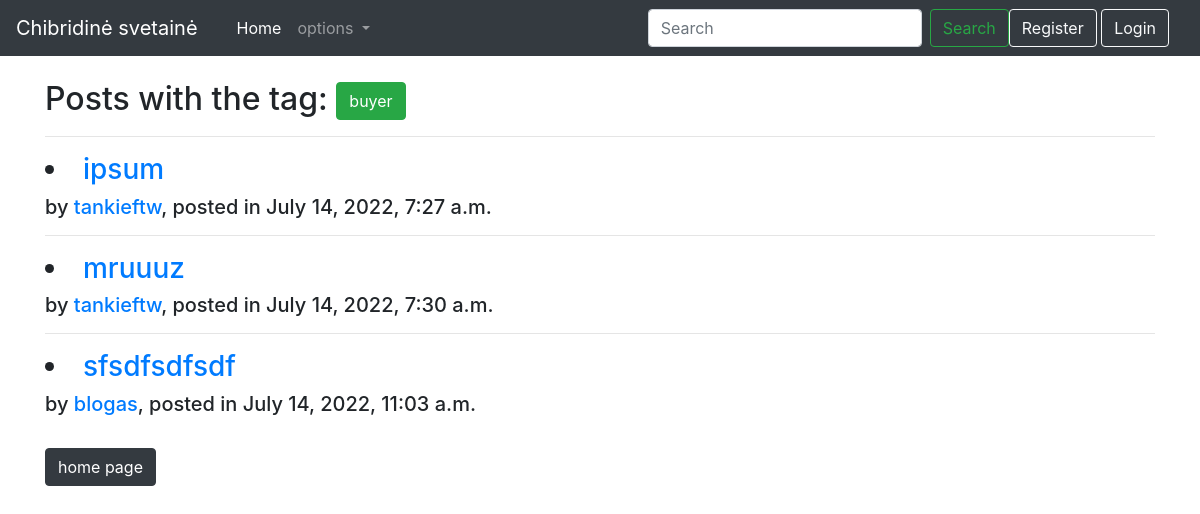
The app's page /tags/1 with its own data.
### CCiongo/models.py (models this page shows, shortened)
class Tagg(models.Model):
    name = models.CharField('tagg', max_length=100)

class Puslapis(models.Model):
    title = models.CharField(max_length=200)
    author = models.ForeignKey(User, on_delete=models.SET_NULL, null=True, related_name='posts')
    tag = models.ManyToManyField(Tagg, related_name='posts')
    content = HTMLField(max_length=20000, null=True, blank=True)
    date_created = models.DateTimeField(auto_now_add=True ,null =True)

### CCiongo/views.py (the view)
# urls.py: path('tags/<int:pk>', TagView.as_view(), name = "tagg"),
class TagView(DetailView):
    model = Tagg
    template_name = 'taggs.html'

### CCiongo/templates/taggs.html
{% extends 'base.html' %}
{% block content %}
<br>
<h2>Posts with the tag:  <small class="btn btn-success">{{ object.name }}</small></h2>
{% for post in object.posts.all %}
<hr>
<h3><li><a href="{% url 'blog' post.pk %}">{{ post.title }}</a></h3><h5>by <a href="{% url 'author' post.author.id %}">{{ post.author }}</a>, posted in {{ post.date_created }}</h5></li>
{% endfor %}
<div><br><a href="{% url 'home' %}" class="btn btn-dark">home page</a></div>
{% endblock %}

### records on screen
Tagg: name "buyer"
Puslapis: title "ipsum", author "tankieftw", date_created "July 14, 2022, 7:27 a.m."
Puslapis: title "mruuuz", author "tankieftw", date_created "July 14, 2022, 7:30 a.m."
Puslapis: title "sfsdfsdfsdf", author "blogas", date_created "July 14, 2022, 11:03 a.m."
